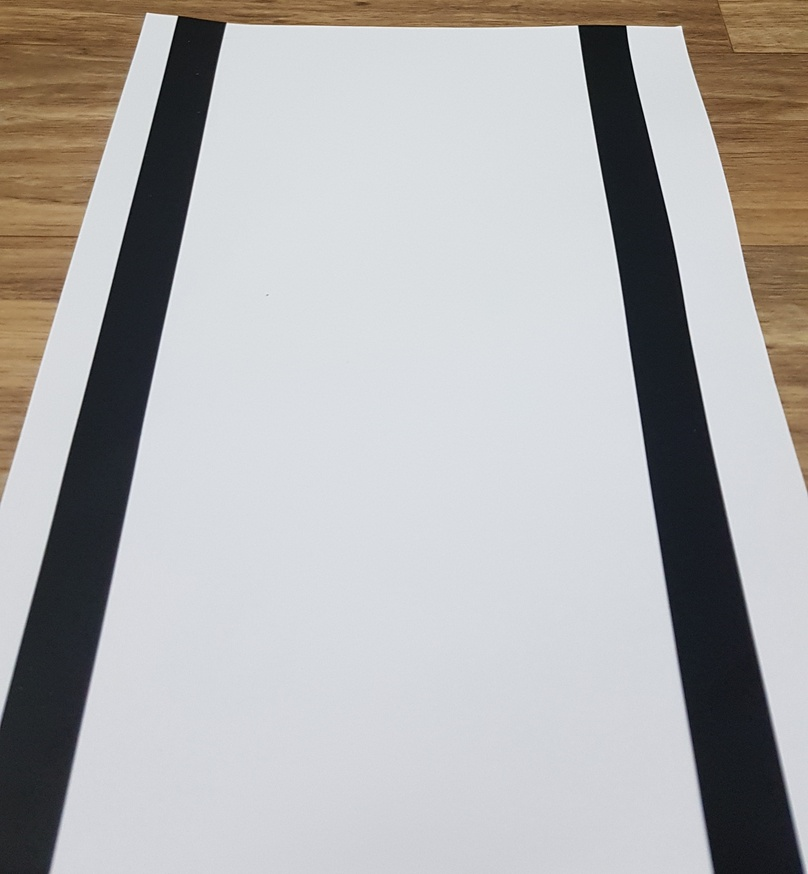
#> input picture lane sample/sample1.jpg, 808 x 874 px, shrunk from 2266 x 2452 before the run
$ python -i steer.py   (imports and definitions only)
#> lines starting #> are read from the running program, lines starting #| are printed output that depends on the picture; after the words box and inside, x2 and y2 are one past the last pixel; in counts of white or black regions, pixels touching at a corner belong together
import cv2
import numpy as np
#from picamera import PiCamera
#start = time.time()  # start time

def grayscale(img):
    return cv2.cvtColor(img, cv2.COLOR_RGB2GRAY)

def gaussian_blur(img, kernel_size=3):
    return cv2.GaussianBlur(img, (kernel_size, kernel_size), 0)

def canny(img, low_threshold=500, high_threshold=300):
    return cv2.Canny(img, low_threshold, high_threshold)

def region_of_interest(img, vertices, color3=(255,255,255), color1=255): # ROI

    mask = np.zeros_like(img) # mask that same size of img

    if len(img.shape) > 2: # Color if 3 channel :
        color = color3
    else: # gray img if 1 channel :
        color = color1
    # fill inner space of 4 point(vertices)(ROI)
    cv2.fillPoly(mask, vertices, color)
    #cv2.imshow('mask',mask)

    # mask&origin img change to one img
    ROI_image = cv2.bitwise_and(img, mask)
    return ROI_image

def draw_lines(img, lines, color=[255, 0, 0], thickness=2): # draw line
    for line in lines:
        for x1,y1,x2,y2 in line:
            cv2.line(img, (x1, y1), (x2, y2), color, thickness)

def hough_lines(img, rho=1, theta=1*np.pi/180, threshold=30, min_line_len=10, max_line_gap=20):
    lines = cv2.HoughLinesP(img, rho, theta, threshold, np.array([]), minLineLength=min_line_len, maxLineGap=max_line_gap)
    line_img = np.zeros((img.shape[0], img.shape[1], 3), dtype=np.uint8)
    draw_lines(line_img, lines)

    return lines

def weighted_img(img, initial_img, α=1, β=1., λ=0.): # origin & hough overlap
    return cv2.addWeighted(initial_img, α, img, β, λ)

def get_fitline(img, f_lines): #make representation line
    lines = np.squeeze(f_lines)
    lines = lines.reshape(lines.shape[0]*2,2)
    rows,cols = img.shape[:2]
    output = cv2.fitLine(lines,cv2.DIST_L2,0, 0.01, 0.01)
    vx, vy, x, y = output[0], output[1], output[2], output[3]
    x1, y1 = int(((img.shape[0]-1)-y)/vy*vx + x) , img.shape[0]-1
    x2, y2 = int(((img.shape[0]/2+100)-y)/vy*vx + x) , int(img.shape[0]/2+100)

    result = [x1,y1,x2,y2]
    return result

def draw_fit_line(img, lines, color=[255, 0, 0], thickness=10): # draw representation line & color order is BGR
        cv2.line(img, (lines[0], lines[1]), (lines[2], lines[3]), color, thickness)

def get_vanishing_point(left_line, right_line):
    left_slope = (left_line[1]-left_line[3])/(left_line[0]-left_line[2])
    left_intercept = (left_line[1]-(left_line[1]-left_line[3])/(left_line[0]-left_line[2])*left_line[0])
    right_slope = (right_line[1]-right_line[3])/(right_line[0]-right_line[2])
    right_intercept = (right_line[1]-(right_line[1]-right_line[3])/(right_line[0]-right_line[2])*right_line[0])
    x = -(left_intercept-right_intercept)/(left_slope-right_slope)
    y = left_slope*x + left_intercept

    point = [x,y]
    return point
    #eqn_left_line = (left_line[1]-left_line[3])/(left_line[0]-left_line[2])*left_line[0]+(left_line[1]-(left_line[1]-(left_line[1]-left_line[3])/(left_line[0]-left_line[2])*left_line[0]))-left_line[1]
    #eqn_right_line = (right_line[1]-right_line[3])/(right_line[0]-right_line[2])*right_line[0]+(right_line[1]-(right_line[1]-(right_line[1]-right_line[3])/(right_line[0]-right_line[2])*right_line[0]))-right_line[1]

def draw_vp_circle(img,center_point):
    cv2.circle(img, center=tuple(np.int0(center_point)), radius=20, color=(255, 255, 0), thickness=3)

# [6 lines left out: function get_steering_value, not called in this run]

def conv_img_to_delta(image):
    height, width = image.shape[:2]# shape is numpy array

    gray_img = grayscale(image)

    blur_img = gaussian_blur(gray_img)

    canny_img = canny(blur_img)

    vertices = np.array([[(0,height),(0, height/2), (width, height/2), (width,height)]], dtype=np.int32) # half of image size divided by center horizontal line
    ROI_img = region_of_interest(canny_img, vertices) # ROI

    line_arr = hough_lines(ROI_img) # hough
    line_arr = np.squeeze(line_arr)

    # find slope
    slope_degree = (np.arctan2(line_arr[:,1] - line_arr[:,3], line_arr[:,0] - line_arr[:,2]) * 180) / np.pi

    # restrict the horizon
    line_arr = line_arr[np.abs(slope_degree)<160]
    slope_degree = slope_degree[np.abs(slope_degree)<160]

    # restrict the vertical
    line_arr = line_arr[np.abs(slope_degree)>95]
    slope_degree = slope_degree[np.abs(slope_degree)>95]

    # filtering line
    L_lines, R_lines = line_arr[(slope_degree>0),:], line_arr[(slope_degree<0),:]
    temp = np.zeros((image.shape[0], image.shape[1], 3), dtype=np.uint8)
    L_lines, R_lines = L_lines[:,None], R_lines[:,None]

    # get points of rep lines
    left_fit_line = get_fitline(image,L_lines)
    right_fit_line = get_fitline(image,R_lines)

    # draw rep line
    draw_fit_line(temp, left_fit_line)
    draw_fit_line(temp, right_fit_line)

    # draw vp circle
    vp = get_vanishing_point(left_fit_line, right_fit_line)
    temp1 = np.zeros((image.shape[0], image.shape[1], 3), dtype=np.uint8)
    draw_vp_circle(temp1,vp)

    #weight img
    temp = weighted_img(temp,temp1)
    result = weighted_img(image,temp)
    result1 = weighted_img(ROI_img, temp)

    # get steering value(delta)
    row_delta = get_steering_value(vp,image.shape[0],image.shape[1])
    return result,result1,int(row_delta)

# [4 lines left out: function capture_delta, not called in this run]

>>> import cv2
>>> picture = cv2.cvtColor(cv2.imread('../lane sample/sample1.jpg'), cv2.COLOR_BGR2RGB)
>>> result = conv_img_to_delta(picture)
#> in grayscale, `return cv2.cvtColor(img, cv2.COLOR_RGB2GRAY)`:
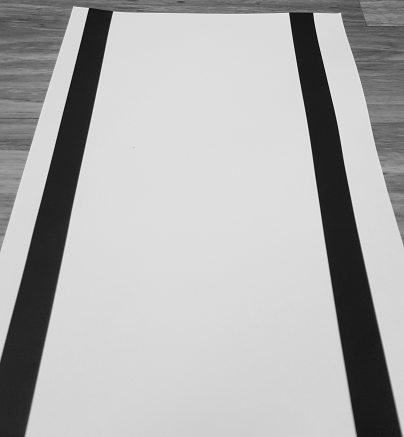
#> returned value: shape (874, 808) (shown at 1/2 size); min 0, max 252, mean 175.2
#> in canny, `return cv2.Canny(img, low_threshold, high_threshold)`:
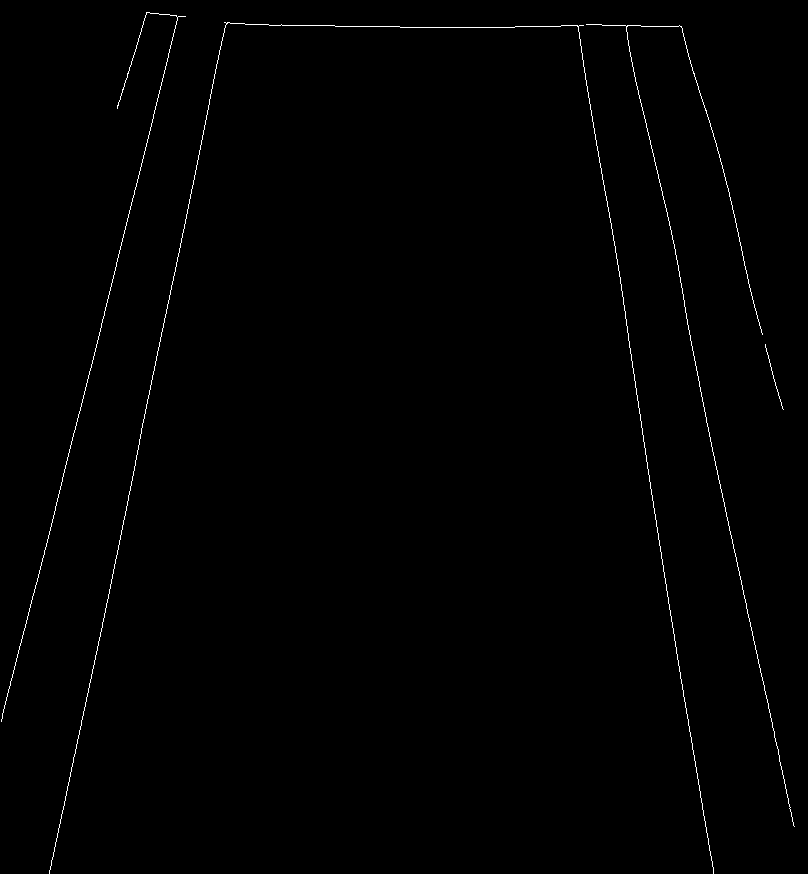
#> returned value: shape (874, 808); 0.59% white in thin lines or dots
#> in region_of_interest, `cv2.fillPoly(mask, vertices, color)`:
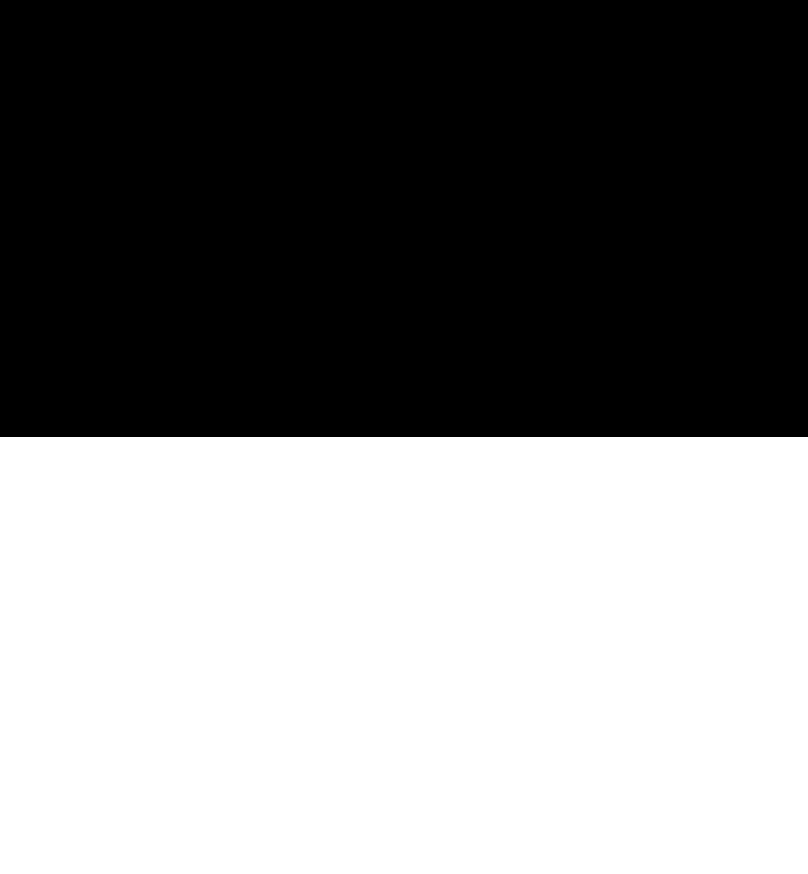
#> mask: shape (874, 808); 50% white; 1 white region, box (x1, y1, x2, y2) and area: (0, 437, 808, 874) 353096
#> in region_of_interest, `ROI_image = cv2.bitwise_and(img, mask)`:
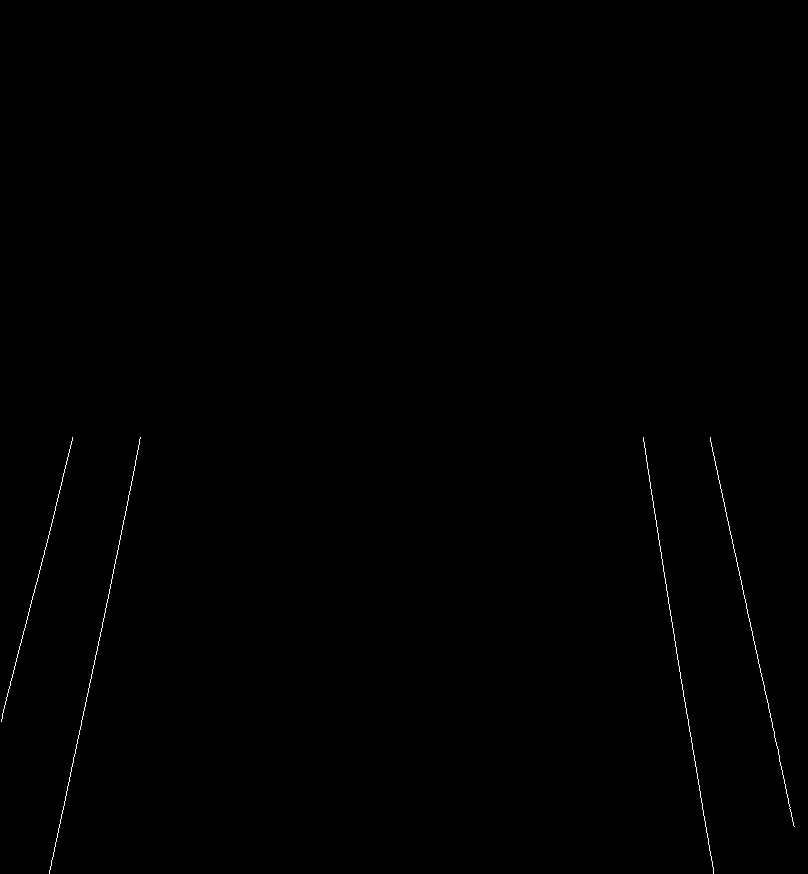
#> ROI_image: shape (874, 808); 0.22% white in thin lines or dots, all inside (x1, y1, x2, y2) = (1, 437, 795, 874)
#> in hough_lines, `lines = cv2.HoughLinesP(img, rho, theta, threshold, np.array([]), minL..`: lines = [[646, 461, 686, 713], [710, 437, 792, 821], [49, 872, 137, 454], [49, 873, 125, 515], [10, 685, 72, 437], [682, 684, 710, 855], [757, 654, 794, 826], [698, 779, 713, 873], [1, 721, 10, 681], [643, 437, 693, 754], [2, 717, 32, 596]]
#> the loop in draw_lines, `for line in lines:` made 11 passes
#> in conv_img_to_delta, `line_arr = hough_lines(ROI_img)`: line_arr has the same summary as lines in hough_lines
#> in conv_img_to_delta, `slope_degree = (np.arctan2(line_arr[:,1] - line_arr[:,3], line_arr[:,0..`: slope_degree = [-99.02, -102.1, 101.9, 102, 104, -99.3, -102.1, -99.07, 102.7, -98.96, 103.9]
#> in conv_img_to_delta, `L_lines, R_lines = line_arr[(slope_degree>0),:], line_arr[(slope_degre..`: L_lines = [[49, 872, 137, 454], [49, 873, 125, 515], [10, 685, 72, 437], [1, 721, 10, 681], [2, 717, 32, 596]]; R_lines = [[646, 461, 686, 713], [710, 437, 792, 821], [682, 684, 710, 855], [757, 654, 794, 826], [698, 779, 713, 873], [643, 437, 693, 754]]
#> in get_fitline, `lines = np.squeeze(f_lines)`: lines has the same summary as L_lines in conv_img_to_delta
#> in get_fitline, `lines = lines.reshape(lines.shape[0]*2,2)`: lines = [[49, 872], [137, 454], [49, 873], [125, 515], [10, 685], [72, 437], [1, 721], [10, 681], [2, 717], [32, 596]]
#> in get_fitline, `output = cv2.fitLine(lines,cv2.DIST_L2,0, 0.01, 0.01)`: output = [0.197, -0.98, 48.7, 655.1]
#> in get_fitline, `vx, vy, x, y = output[0], output[1], output[2], output[3]`: vx = [0.197]; vy = [-0.98]; x = [48.7]; y = [655.1]
#> in get_fitline, `x1, y1 = int(((img.shape[0]-1)-y)/vy*vx + x) , img.shape[0]-1`: x1 = 4; y1 = 873
#> in get_fitline, `x2, y2 = int(((img.shape[0]/2+100)-y)/vy*vx + x) , int(img.shape[0]/2+..`: x2 = 72; y2 = 537
#> in get_fitline, `result = [x1,y1,x2,y2]`: result = [4, 873, 72, 537]
#> in conv_img_to_delta, `right_fit_line = get_fitline(image,R_lines)`: right_fit_line = [743, 873, 682, 537]
#> call 2 of draw_fit_line, with thickness = 10
#> in draw_fit_line (call 2), `cv2.line(img, (lines[0], lines[1]), (lines[2], lines[3]), color, thick..`:
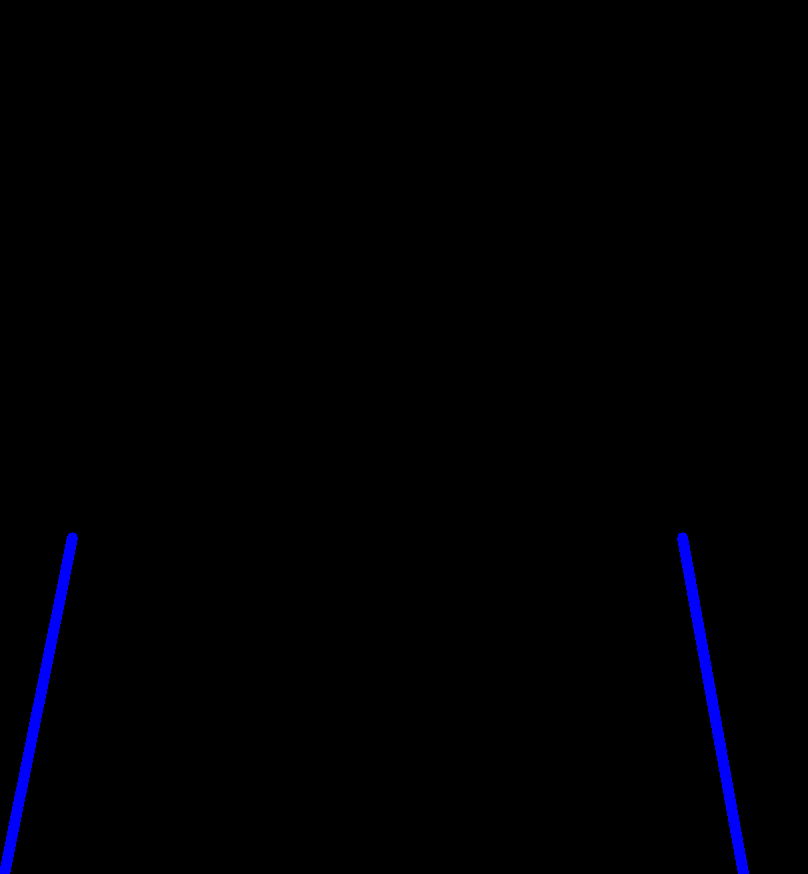
#> img: shape (874, 808, 3); mean of channels 0, 1, 2 2.8, 0, 0; drawn as B, G, R
#> in get_vanishing_point, `left_slope = (left_line[1]-left_line[3])/(left_line[0]-left_line[2])`: left_slope = -4.94
#> in get_vanishing_point, `left_intercept = (left_line[1]-(left_line[1]-left_line[3])/(left_line[..`: left_intercept = 892.8
#> in get_vanishing_point, `right_slope = (right_line[1]-right_line[3])/(right_line[0]-right_line[..`: right_slope = 5.51
#> in get_vanishing_point, `right_intercept = (right_line[1]-(right_line[1]-right_line[3])/(right_..`: right_intercept = -3219.6
#> in get_vanishing_point, `x = -(left_intercept-right_intercept)/(left_slope-right_slope)`: x = 393.6
#> in get_vanishing_point, `y = left_slope*x + left_intercept`: y = -1051.8
#> in get_vanishing_point, `point = [x,y]`: point = [393.6, -1051.8]
#> call 2 of weighted_img, with α = 1, β = 1, λ = 0
#> in weighted_img (call 2), `return cv2.addWeighted(initial_img, α, img, β, λ)`:
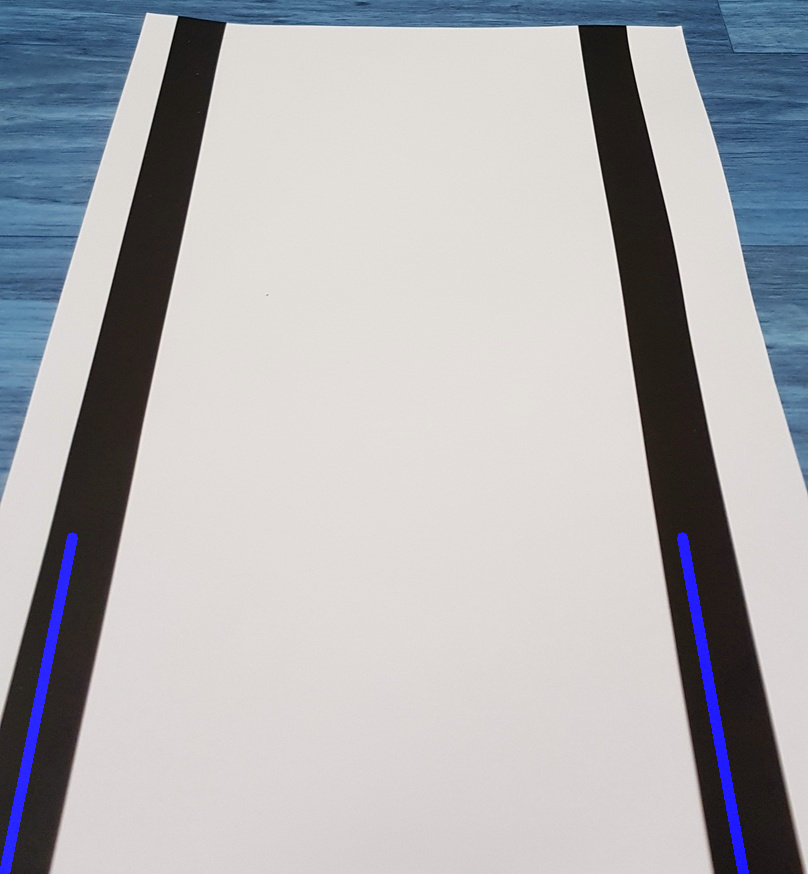
#> returned value: shape (874, 808, 3); mean of channels 0, 1, 2 178.6, 174.8, 174.6; drawn as B, G, R
#> (the run stopped early here; a loop or call above may not have finished)

$ run again, on lane sample/sample10.jpg
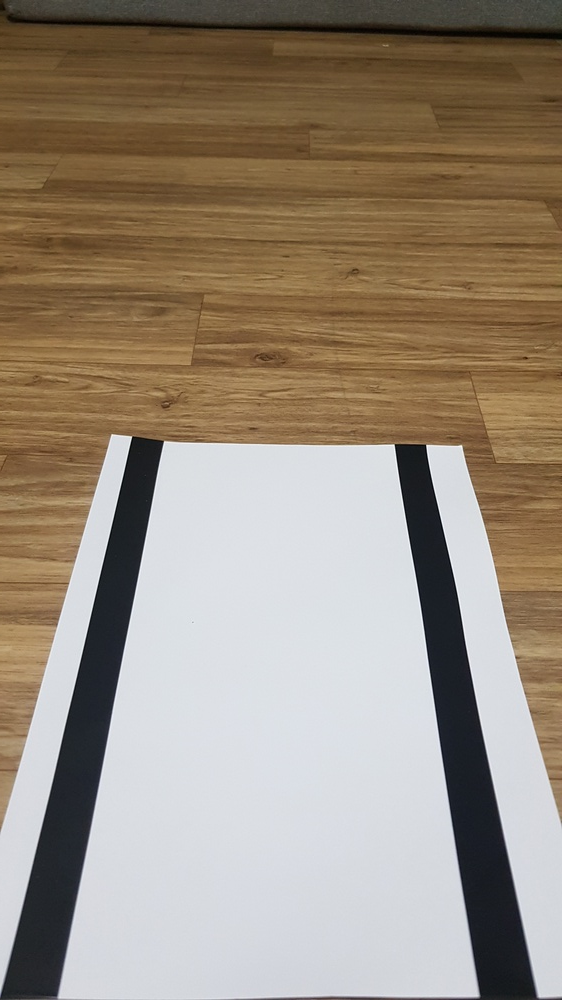
#> input picture lane sample/sample10.jpg, 562 x 1000 px, shrunk from 2268 x 4032 before the run
#> mask: shape (1000, 562); 50% white; 1 white region, box (x1, y1, x2, y2) and area: (0, 500, 562, 1000) 281000
#> in region_of_interest, `ROI_image = cv2.bitwise_and(img, mask)`:
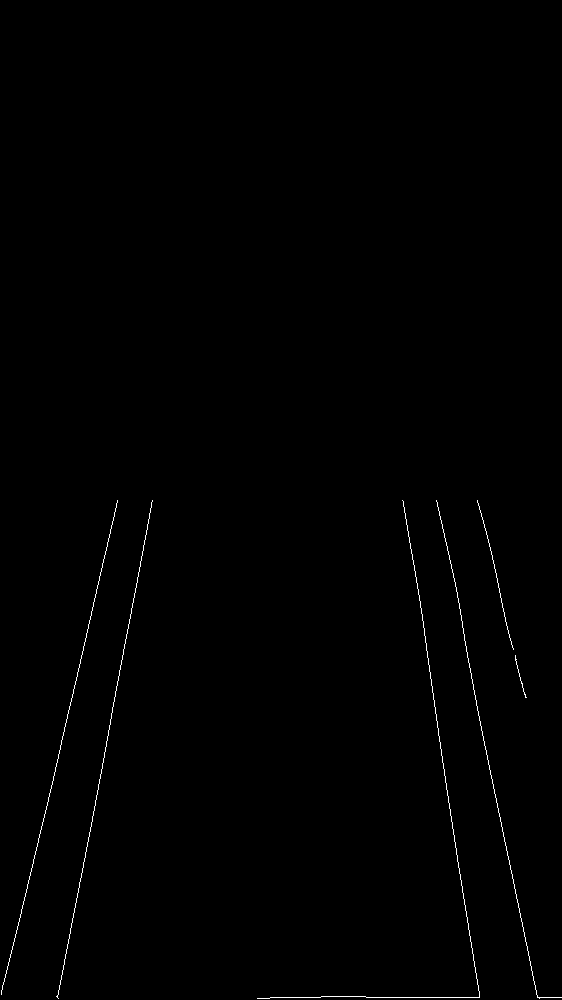
#> ROI_image: shape (1000, 562); 0.43% white in thin lines or dots, all inside (x1, y1, x2, y2) = (1, 500, 562, 999)
#> in hough_lines, `lines = cv2.HoughLinesP(img, rho, theta, threshold, np.array([]), minL..`: lines = 23 rows, first 6: [21, 913, 117, 500], [57, 997, 137, 582], [270, 997, 320, 997], [415, 571, 450, 815], [461, 620, 504, 841], [106, 741, 151, 507]
#> the loop in draw_lines, `for line in lines:` made 23 passes
#> in conv_img_to_delta, `line_arr = hough_lines(ROI_img)`: line_arr has the same summary as lines in hough_lines
#> in conv_img_to_delta, `slope_degree = (np.arctan2(line_arr[:,1] - line_arr[:,3], line_arr[:,0..`: slope_degree = 23 values, max 180 at index 2, min -179.3 at index 8, mean -27.05
#> in conv_img_to_delta, `line_arr = line_arr[np.abs(slope_degree)<160]`: line_arr = 20 rows, first 6: [21, 913, 117, 500], [57, 997, 137, 582], [415, 571, 450, 815], [461, 620, 504, 841], [106, 741, 151, 507], [486, 531, 499, 588]
#> in conv_img_to_delta, `slope_degree = slope_degree[np.abs(slope_degree)<160]`: slope_degree = 20 values, max 103.4 at index 8, min -104.3 at index 15, mean -40.14
#> L_lines = [[21, 913, 117, 500], [57, 997, 137, 582], [106, 741, 151, 507], [6, 973, 39, 834], [58, 994, 104, 757], [1, 994, 14, 938]]; R_lines = 14 rows, first 6: [415, 571, 450, 815], [461, 620, 504, 841], [486, 531, 499, 588], [446, 542, 464, 634], [497, 582, 515, 660], [499, 815, 537, 997]
#> in get_fitline, `lines = np.squeeze(f_lines)`: lines has the same summary as L_lines in conv_img_to_delta
#> in get_fitline, `lines = lines.reshape(lines.shape[0]*2,2)`: lines = [[21, 913], [117, 500], [57, 997], [137, 582], [106, 741], [151, 507], [6, 973], [39, 834], [58, 994], [104, 757], [1, 994], [14, 938]]
#> output = [0.242, -0.97, 67.58, 810.8]
#> in get_fitline, `vx, vy, x, y = output[0], output[1], output[2], output[3]`: vx = [0.242]; vy = [-0.97]; x = [67.58]; y = [810.8]
#> x1 = 20; y1 = 999
#> x2 = 120; y2 = 600
#> result = [20, 999, 120, 600]
#> in get_fitline (call 2), `lines = np.squeeze(f_lines)`: lines has the same summary as R_lines in conv_img_to_delta
#> right_fit_line = [493, 999, 465, 600]
#> left_slope = -3.99
#> left_intercept = 1078.8
#> right_slope = 14.25
#> right_intercept = -6026.2
#> in get_vanishing_point, `x = -(left_intercept-right_intercept)/(left_slope-right_slope)`: x = 389.5
#> in get_vanishing_point, `y = left_slope*x + left_intercept`: y = -475.4
#> point = [389.5, -475.4]
#> in weighted_img (call 2), `return cv2.addWeighted(initial_img, α, img, β, λ)`:
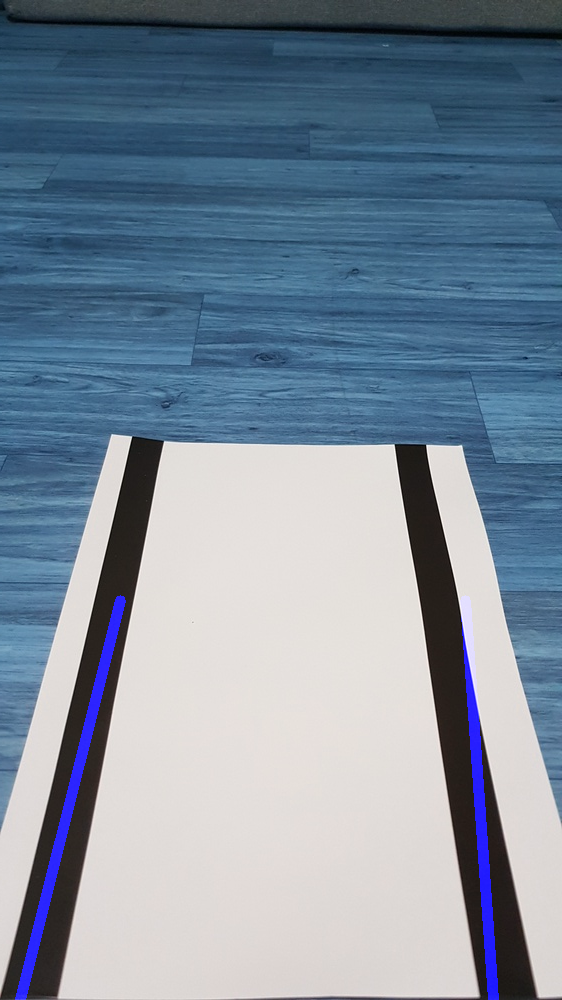
#> returned value: shape (1000, 562, 3); mean of channels 0, 1, 2 156.4, 140.1, 124.8; drawn as B, G, R
